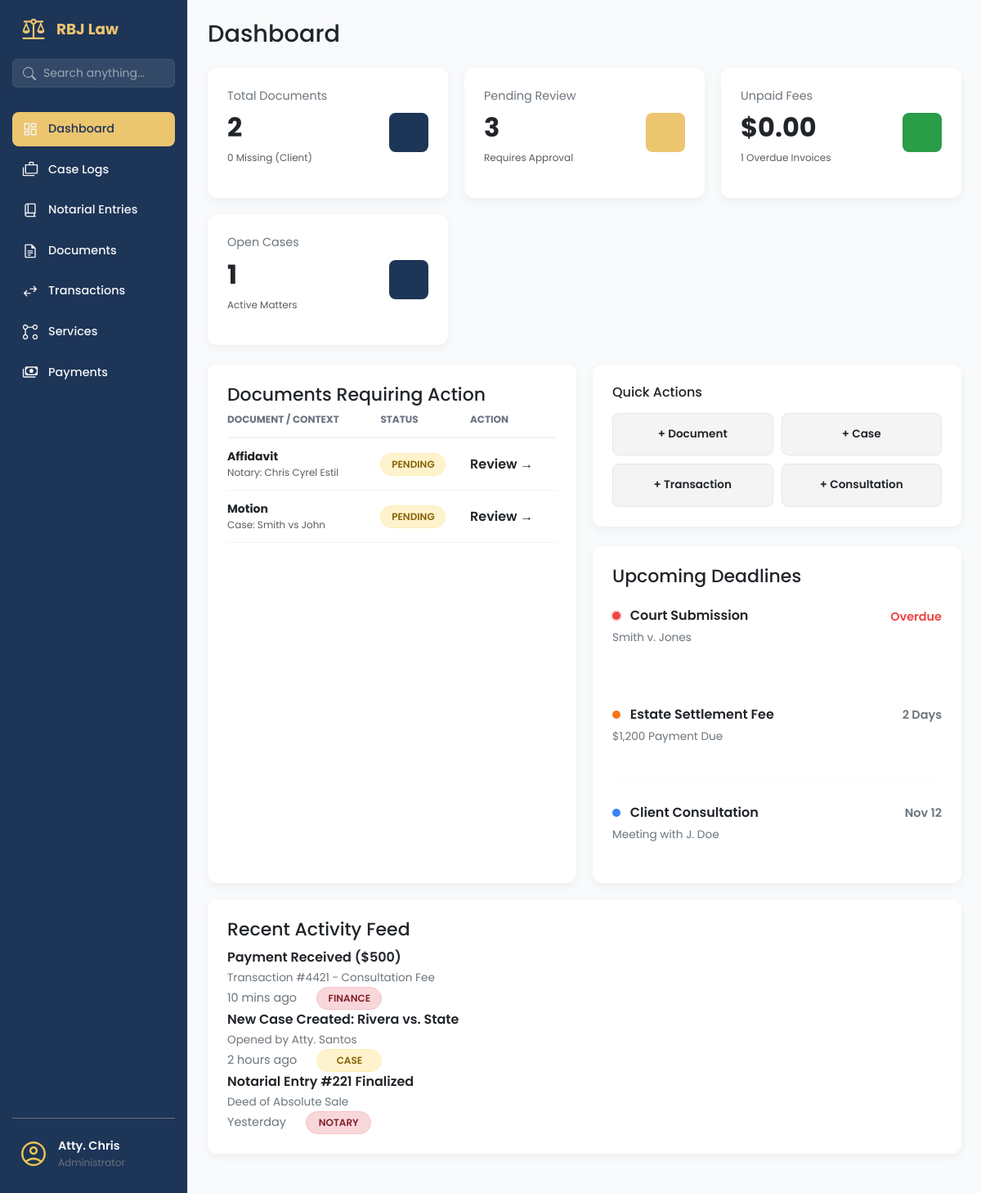
The app's page /dashboard (signed in) with its own data.
### app/models/document_mdl.py (models this page shows, shortened)
class Document(db.Model):
    __tablename__ = 'documents'
    id = db.Column(db.Integer, primary_key=True)
    filename = db.Column(db.String(255), nullable=False)
    file_path = db.Column(db.String(500), nullable=False)
    file_type = db.Column(db.String(50), nullable=True)
    file_size = db.Column(db.Integer, nullable=True)  # in bytes
    document_type = db.Column(db.String(100), nullable=True)  # e.g., Affidavit, ID, SPA Draft, etc.
    notes = db.Column(db.Text, nullable=True)
    document_status = db.Column(db.String(50), default='Pending', nullable=False)
    parent_type = db.Column(db.String(50), nullable=False)  # 'notarial_entry', 'case', 'client'
    parent_id = db.Column(db.Integer, nullable=False)
    uploaded_by = db.Column(db.Integer, db.ForeignKey('users.id'), nullable=True)
    uploaded_at = db.Column(db.DateTime, default=datetime.utcnow)
    last_modified = db.Column(db.DateTime, default=datetime.utcnow, onupdate=datetime.utcnow)
    uploader = db.relationship('User', backref='uploaded_documents', lazy=True)

### app/routes/dashboard_routes.py (the view)
@dashboard_bp.route('/')
@dashboard_bp.route('/dashboard')
@login_required
def dashboard_page():
    total_docs = Document.query.count()
    missing_docs = Document.query.filter(Document.document_status.ilike('Lacking')).count()
    pending_payments_count = TransactionItem.query.filter_by(payment_status='Pending').count()
    pending_docs_count = Document.query.filter(Document.document_status.ilike('Pending')).count()
    total_pending = pending_docs_count + pending_payments_count
    unpaid_sum = db.session.query(func.sum(TransactionItem.transaction_amount))\
        .filter(TransactionItem.payment_status == 'Pending').scalar() or 0
    unpaid_count = TransactionItem.query.filter_by(payment_status='Pending').count()
    open_cases = Case.query.filter(Case.status.ilike('active')).count()
    notarial_count = TransactionItem.query.filter_by(transaction_type='Notarial').count()
    case_count = TransactionItem.query.filter_by(transaction_type='Case').count()
    kpi_data = {
        'total_docs': total_docs,
        'missing_docs': missing_docs,
        'pending_review': total_pending,
        'pending_payments': pending_payments_count,  # New: specifically track pending payments
        'total_unpaid': "{:,.2f}".format(unpaid_sum), # Format as currency string
        'unpaid_count': unpaid_count,
        'open_cases': open_cases,
        'notarial_count': notarial_count,  # New: notarial transactions count
        'case_count': case_count  # New: case transactions count
    }
    action_docs_query = Document.query.filter(
        Document.document_status.in_(['Pending', 'Lacking', 'Draft', 'For Signature'])
    ).order_by(
        db.case((Document.document_status == 'Lacking', 1), else_=2),
        Document.last_modified.desc()
    ).limit(5).all()
    action_docs_data = []
    for doc in action_docs_query:
        action_docs_data.append({
            'title': doc.document_type or doc.filename,
            'context': resolve_document_context(doc),
            'status': doc.document_status,
            'id': doc.id,
            'target_url': get_context_url(doc)
        })
    pending_transactions = TransactionItem.query\
        .filter_by(payment_status='Pending')\
        .options(joinedload(TransactionItem.client))\
        .order_by(TransactionItem.transaction_date.desc())\
        .limit(5).all()
    action_transactions_data = []
    for transaction in pending_transactions:
        client_name = "Unknown Client"
        if transaction.client and hasattr(transaction.client, 'full_name'):
            client_name = transaction.client.full_name
        action_transactions_data.append({
            'title': f"{transaction.purpose} - {client_name}",
            'context': f"{transaction.transaction_type} Transaction",
            'status': 'Pending Payment',
            'id': transaction.id,
            'target_url': url_for('transaction.transactions_page')  # Link to transactions page
        })
    context = {
        'kpi': kpi_data,
        'action_docs': action_docs_data,
        'action_transactions': action_transactions_data  # New: pending transactions for action
    }
    return render_template('dashboard_page.html', **context)

### app/templates/dashboard_page.html (shortened to what this page needs)
{% extends "base.html" %}
{% block content %}
<main class="dashboard-content">
    <header class="dashboard-header" style="justify-content: start;">
        <h1>Dashboard</h1>
    </header>
    <section class="dashboard-cards">
        <div class="data-card">
            <div class="data-card__info">
                <span class="data-card__title">Total Documents</span>
                <span class="data-card__value">{{ kpi.total_docs }}</span>
                <p class="text-muted" style="margin-top:4px;">
                    {{ kpi.missing_docs }} Missing (Client)
                </p>
            </div>
            <div class="data-card__icon data-card__icon--blue"></div>
        </div>
        <div class="data-card">
            <div class="data-card__info">
                <span class="data-card__title">Pending Review</span>
                <span class="data-card__value">{{ kpi.pending_review }}</span>
                <p class="text-muted" style="margin-top:4px;">Requires Approval</p>
            </div>
            <div class="data-card__icon data-card__icon--gold"></div>
        </div>
        <div class="data-card">
            <div class="data-card__info">
                <span class="data-card__title">Unpaid Fees</span>
                <span class="data-card__value">${{ kpi.total_unpaid }}</span>
                <p class="text-muted" style="margin-top:4px;">
                    {{ kpi.unpaid_count }} Overdue Invoices
                </p>
            </div>
            <div class="data-card__icon data-card__icon--green"></div>
        </div>
        <div class="data-card">
            <div class="data-card__info">
                <span class="data-card__title">Open Cases</span>
                <span class="data-card__value">{{ kpi.open_cases }}</span>
                <p class="text-muted" style="margin-top:4px;">Active Matters</p>
            </div>
            <div class="data-card__icon data-card__icon--blue"></div>
        </div>
    </section>
    <section class="dashboard-panels-bottom">
        <div class="panel-card">
            <header class="panel-card__header">
                <h3 class="panel-card__title">
                    Documents Requiring Action
                </h3>
            </header>
            <div class="panel-card__body">
                <table class="action-table">
                    <thead>
                        <tr>
                            <th>Document / Context</th>
                            <th>Status</th>
                            <th>Action</th>
                        </tr>
                    </thead>
                    <tbody>
                        {% for doc in action_docs %}
                        <tr>
                            <td>
                                <div class="text-sm"><strong>{{ doc.title }}</strong></div>
                                <div class="text-muted">{{ doc.context }}</div>
                            </td>
                            <td>
                                {% if doc.status == 'Lacking' %}
                                <span class="status-tag" style="background:#fee2e2; color:#991b1b;">Missing</span>
                                {% elif doc.status == 'For Signature' %}
                                <span class="status-tag" style="background:#fef3c7; color:#92400e;">Sign</span>
                                {% else %}
                                <span class="status-tag status-tag--pending">{{ doc.status }}</span>
                                {% endif %}
                            </td>
                            <td>
                                <a href="{{ doc.target_url }}"
                                    style="color: var(--color-primary); text-decoration: none; font-weight:600;">
                                    {% if doc.status == 'Lacking' %} Upload {% else %} Review {% endif %} &rarr;
                                </a>
                            </td>
                        </tr>
                        {% endfor %}
                    </tbody>
                </table>
            </div>
        </div>
        <div class="stack-container">
            <div class="panel-card">
                <header class="panel-card__header" style="margin-bottom: 16px;">
                    <h3 class="panel-card__title" style="font-size: 1rem;">Quick Actions</h3>
                </header>
                <div class="quick-actions-grid">
                    <a href="#" class="btn-action">
                        <span>+ Document</span>
                    </a>
                    <a href="#" class="btn-action">
                        <span>+ Case</span>
                    </a>
                    <a href="#" class="btn-action">
                        <span>+ Transaction</span>
                    </a>
                    <a href="#" class="btn-action">
                        <span>+ Consultation</span>
                    </a>
                </div>
            </div>
            <div class="panel-card" style="flex-grow: 1;">
                <header class="panel-card__header">
                    <h3 class="panel-card__title">Upcoming Deadlines</h3>
                </header>
                <div class="panel-card__body">
                    <div class="deadline-item">
                        <div class="deadline-item__header">
                            <p class="deadline-item__title">
                                <span class="deadline-indicator indicator-red"></span>
                                Court Submission
                            </p>
                            <span class="deadline-item__days" style="color: #ef4444;">Overdue</span>
                        </div>
                        <span class="deadline-item__date">Smith v. Jones</span>
                    </div>
                    <hr class="deadline-divider">
                    <div class="deadline-item">
                        <div class="deadline-item__header">
                            <p class="deadline-item__title">
                                <span class="deadline-indicator indicator-orange"></span>
                                Estate Settlement Fee
                            </p>
                            <span class="deadline-item__days">2 Days</span>
                        </div>
                        <span class="deadline-item__date">$1,200 Payment Due</span>
                    </div>
                    <hr class="deadline-divider">
                    <div class="deadline-item">
                        <div class="deadline-item__header">
                            <p class="deadline-item__title">
                                <span class="deadline-indicator indicator-blue"></span>
                                Client Consultation
                            </p>
                            <span class="deadline-item__days">Nov 12</span>
                        </div>
                        <span class="deadline-item__date">Meeting with J. Doe</span>
                    </div>
                </div>
            </div>
        </div>
        <div class="panel-card panel-full-width">
            <header class="panel-card__header">
                <h3 class="panel-card__title">Recent Activity Feed</h3>
            </header>
            <div class="panel-card__body">
                <div class="document-row">
                    <div class="document-row__info">
                        <p class="document-row__title">Payment Received ($500)</p>
                        <span class="document-row__subtitle">Transaction #4421 - Consultation Fee</span>
                    </div>
                    <span class="document-row__date">10 mins ago</span>
                    <span class="status-tag status-tag--completed">Finance</span>
                </div>
                <div class="document-row">
                    <div class="document-row__info">
                        <p class="document-row__title">New Case Created: Rivera vs. State</p>
                        <span class="document-row__subtitle">Opened by Atty. Santos</span>
                    </div>
                    <span class="document-row__date">2 hours ago</span>
                    <span class="status-tag status-tag--pending">Case</span>
                </div>
                <div class="document-row">
                    <div class="document-row__info">
                        <p class="document-row__title">Notarial Entry #221 Finalized</p>
                        <span class="document-row__subtitle">Deed of Absolute Sale</span>
                    </div>
                    <span class="document-row__date">Yesterday</span>
                    <span class="status-tag status-tag--completed">Notary</span>
                </div>
            </div>
        </div>
    </section>
</main>
{%endblock %}

### records on screen
Document: title "Affidavit", context "Notary: Chris Cyrel Estil", status "PENDING", shows "Review"
Document: title "Motion", context "Case: Smith vs John", status "PENDING", shows "Review"

### other values on screen
{{ kpi.total_docs }} "2"
{{ kpi.missing_docs }} "0"
{{ kpi.pending_review }} "3"
{{ kpi.total_unpaid }} "0.00"
{{ kpi.unpaid_count }} "1"
{{ kpi.open_cases }} "1"
